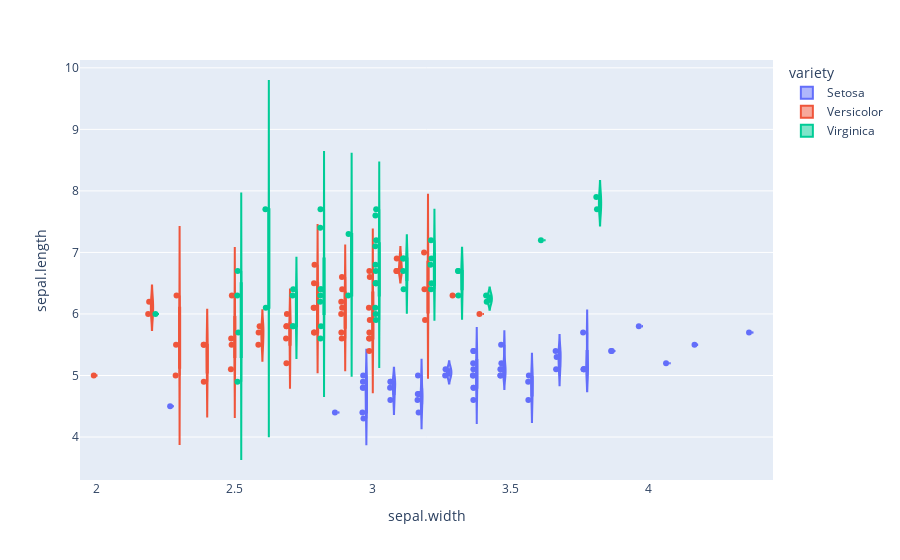

The notebook cell saved with this chart:
### Markdown cell above
### 8. Visualize sepal.length, sepal.width, petal.length on violin chart.

### Code cell
fig= px.violin(df_iris, y= 'sepal.length', x= 'sepal.width', color= 'variety', box= True, points= 'all', hover_data=df_iris.columns)
fig.show()

### Figure 1 — Plotly figure (JSON) as saved in the notebook; plotly's stock layout.template omitted (floating-point values rounded to 4 significant figures; data arrays with more than 128 entries replaced by an {"elided": "..."} marker saying what was removed)
{"data": [{"alignmentgroup": "True", "box": {"visible": true}, "customdata": {"elided": "50x3 mixed values"}, "hovertemplate": "variety=%{customdata[2]}<br>sepal.width=%{x}<br>sepal.length=%{y}<br>petal.length=%{customdata[0]}<br>petal.width=%{customdata[1]}<extra></extra>", "legendgroup": "Setosa", "marker": {"color": "#636efa"}, "name": "Setosa", "offsetgroup": "Setosa", "orientation": "v", "points": "all", "scalegroup": "True", "showlegend": true, "type": "violin", "x": [3.5, 3, 3.2, 3.1, 3.6, 3.9, 3.4, 3.4, 2.9, 3.1, 3.7, 3.4, 3, 3, 4, 4.4, 3.9, 3.5, 3.8, 3.8, 3.4, 3.7, 3.6, 3.3, 3.4, 3, 3.4, 3.5, 3.4, 3.2, 3.1, 3.4, 4.1, 4.2, 3.1, 3.2, 3.5, 3.6, 3, 3.4, 3.5, 2.3, 3.2, 3.5, 3.8, 3, 3.8, 3.2, 3.7, 3.3], "x0": " ", "xaxis": "x", "y": [5.1, 4.9, 4.7, 4.6, 5, 5.4, 4.6, 5, 4.4, 4.9, 5.4, 4.8, 4.8, 4.3, 5.8, 5.7, 5.4, 5.1, 5.7, 5.1, 5.4, 5.1, 4.6, 5.1, 4.8, 5, 5, 5.2, 5.2, 4.7, 4.8, 5.4, 5.2, 5.5, 4.9, 5, 5.5, 4.9, 4.4, 5.1, 5, 4.5, 4.4, 5, 5.1, 4.8, 5.1, 4.6, 5.3, 5], "y0": " ", "yaxis": "y"}, {"alignmentgroup": "True", "box": {"visible": true}, "customdata": {"elided": "50x3 mixed values"}, "hovertemplate": "variety=%{customdata[2]}<br>sepal.width=%{x}<br>sepal.length=%{y}<br>petal.length=%{customdata[0]}<br>petal.width=%{customdata[1]}<extra></extra>", "legendgroup": "Versicolor", "marker": {"color": "#EF553B"}, "name": "Versicolor", "offsetgroup": "Versicolor", "orientation": "v", "points": "all", "scalegroup": "True", "showlegend": true, "type": "violin", "x": [3.2, 3.2, 3.1, 2.3, 2.8, 2.8, 3.3, 2.4, 2.9, 2.7, 2, 3, 2.2, 2.9, 2.9, 3.1, 3, 2.7, 2.2, 2.5, 3.2, 2.8, 2.5, 2.8, 2.9, 3, 2.8, 3, 2.9, 2.6, 2.4, 2.4, 2.7, 2.7, 3, 3.4, 3.1, 2.3, 3, 2.5, 2.6, 3, 2.6, 2.3, 2.7, 3, 2.9, 2.9, 2.5, 2.8], "x0": " ", "xaxis": "x", "y": [7, 6.4, 6.9, 5.5, 6.5, 5.7, 6.3, 4.9, 6.6, 5.2, 5, 5.9, 6, 6.1, 5.6, 6.7, 5.6, 5.8, 6.2, 5.6, 5.9, 6.1, 6.3, 6.1, 6.4, 6.6, 6.8, 6.7, 6, 5.7, 5.5, 5.5, 5.8, 6, 5.4, 6, 6.7, 6.3, 5.6, 5.5, 5.5, 6.1, 5.8, 5, 5.6, 5.7, 5.7, 6.2, 5.1, 5.7], "y0": " ", "yaxis": "y"}, {"alignmentgroup": "True", "box": {"visible": true}, "customdata": {"elided": "50x3 mixed values"}, "hovertemplate": "variety=%{customdata[2]}<br>sepal.width=%{x}<br>sepal.length=%{y}<br>petal.length=%{customdata[0]}<br>petal.width=%{customdata[1]}<extra></extra>", "legendgroup": "Virginica", "marker": {"color": "#00cc96"}, "name": "Virginica", "offsetgroup": "Virginica", "orientation": "v", "points": "all", "scalegroup": "True", "showlegend": true, "type": "violin", "x": [3.3, 2.7, 3, 2.9, 3, 3, 2.5, 2.9, 2.5, 3.6, 3.2, 2.7, 3, 2.5, 2.8, 3.2, 3, 3.8, 2.6, 2.2, 3.2, 2.8, 2.8, 2.7, 3.3, 3.2, 2.8, 3, 2.8, 3, 2.8, 3.8, 2.8, 2.8, 2.6, 3, 3.4, 3.1, 3, 3.1, 3.1, 3.1, 2.7, 3.2, 3.3, 3, 2.5, 3, 3.4, 3], "x0": " ", "xaxis": "x", "y": [6.3, 5.8, 7.1, 6.3, 6.5, 7.6, 4.9, 7.3, 6.7, 7.2, 6.5, 6.4, 6.8, 5.7, 5.8, 6.4, 6.5, 7.7, 7.7, 6, 6.9, 5.6, 7.7, 6.3, 6.7, 7.2, 6.2, 6.1, 6.4, 7.2, 7.4, 7.9, 6.4, 6.3, 6.1, 7.7, 6.3, 6.4, 6, 6.9, 6.7, 6.9, 5.8, 6.8, 6.7, 6.7, 6.3, 6.5, 6.2, 5.9], "y0": " ", "yaxis": "y"}], "layout": {"legend": {"title": {"text": "variety"}, "tracegroupgap": 0}, "margin": {"t": 60}, "violinmode": "group", "xaxis": {"anchor": "y", "domain": [0, 1], "title": {"text": "sepal.width"}}, "yaxis": {"anchor": "x", "domain": [0, 1], "title": {"text": "sepal.length"}}}}
